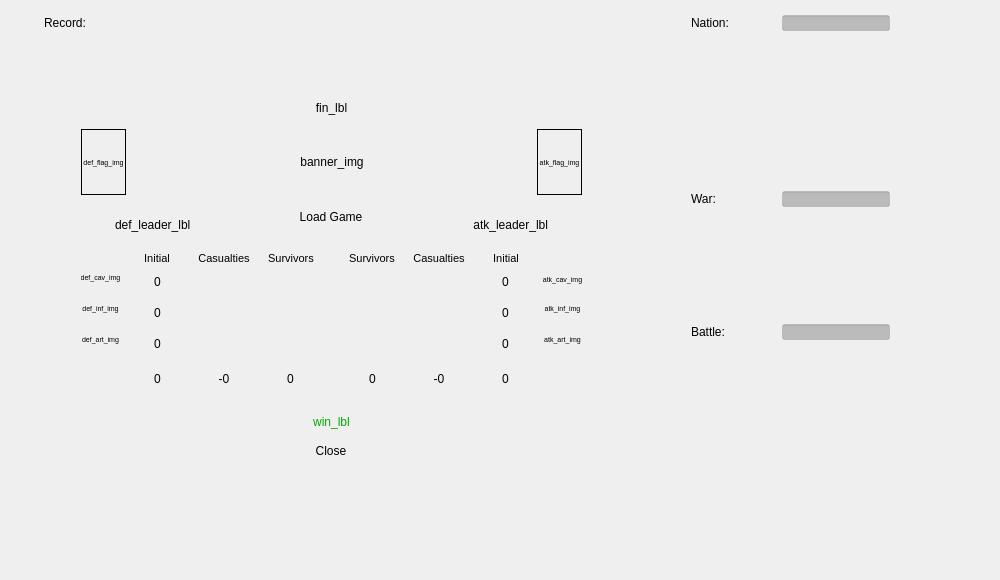
<?xml version="1.0" encoding="UTF-8"?>
<ui version="4.0">
 <class>MainWindow</class>
 <widget class="QMainWindow" name="MainWindow">
  <property name="geometry">
   <rect>
    <x>0</x>
    <y>0</y>
    <width>1000</width>
    <height>580</height>
   </rect>
  </property>
  <property name="windowTitle">
   <string>MainWindow</string>
  </property>
  <widget class="QWidget" name="centralwidget">
   <property name="sizePolicy">
    <sizepolicy hsizetype="Fixed" vsizetype="Fixed">
     <horstretch>0</horstretch>
     <verstretch>0</verstretch>
    </sizepolicy>
   </property>
   <widget class="QLabel" name="main_bg">
    <property name="geometry">
     <rect>
      <x>0</x>
      <y>0</y>
      <width>1000</width>
      <height>580</height>
     </rect>
    </property>
    <property name="sizePolicy">
     <sizepolicy hsizetype="Preferred" vsizetype="Preferred">
      <horstretch>0</horstretch>
      <verstretch>0</verstretch>
     </sizepolicy>
    </property>
    <property name="text">
     <string/>
    </property>
   </widget>
   <widget class="QWidget" name="finwidget" native="true">
    <property name="geometry">
     <rect>
      <x>60</x>
      <y>80</y>
      <width>544</width>
      <height>436</height>
     </rect>
    </property>
    <widget class="QLabel" name="fin_bg">
     <property name="geometry">
      <rect>
       <x>0</x>
       <y>0</y>
       <width>544</width>
       <height>436</height>
      </rect>
     </property>
     <property name="text">
      <string/>
     </property>
    </widget>
    <widget class="QLabel" name="fin_lbl">
     <property name="geometry">
      <rect>
       <x>21</x>
       <y>20</y>
       <width>501</width>
       <height>16</height>
      </rect>
     </property>
     <property name="acceptDrops">
      <bool>false</bool>
     </property>
     <property name="text">
      <string>fin_lbl</string>
     </property>
     <property name="alignment">
      <set>Qt::AlignCenter</set>
     </property>
    </widget>
    <widget class="QLabel" name="banner_img">
     <property name="geometry">
      <rect>
       <x>18</x>
       <y>46</y>
       <width>508</width>
       <height>72</height>
      </rect>
     </property>
     <property name="styleSheet">
      <string notr="true">color: rgb(0, 0, 0);</string>
     </property>
     <property name="text">
      <string>banner_img</string>
     </property>
     <property name="alignment">
      <set>Qt::AlignCenter</set>
     </property>
    </widget>
    <widget class="QLabel" name="def_flag_img">
     <property name="geometry">
      <rect>
       <x>21</x>
       <y>49</y>
       <width>45</width>
       <height>66</height>
      </rect>
     </property>
     <property name="font">
      <font>
       <pointsize>5</pointsize>
      </font>
     </property>
     <property name="styleSheet">
      <string notr="true">color: rgb(0, 0, 0);</string>
     </property>
     <property name="frameShape">
      <enum>QFrame::Box</enum>
     </property>
     <property name="text">
      <string>def_flag_img</string>
     </property>
     <property name="scaledContents">
      <bool>true</bool>
     </property>
     <property name="alignment">
      <set>Qt::AlignCenter</set>
     </property>
     <property name="wordWrap">
      <bool>false</bool>
     </property>
    </widget>
    <widget class="QLabel" name="atk_flag_img">
     <property name="geometry">
      <rect>
       <x>477</x>
       <y>49</y>
       <width>45</width>
       <height>66</height>
      </rect>
     </property>
     <property name="font">
      <font>
       <pointsize>5</pointsize>
      </font>
     </property>
     <property name="styleSheet">
      <string notr="true">color: rgb(0, 0, 0);</string>
     </property>
     <property name="frameShape">
      <enum>QFrame::Box</enum>
     </property>
     <property name="text">
      <string>atk_flag_img</string>
     </property>
     <property name="scaledContents">
      <bool>true</bool>
     </property>
     <property name="alignment">
      <set>Qt::AlignCenter</set>
     </property>
    </widget>
    <widget class="QLabel" name="def_leader_lbl">
     <property name="geometry">
      <rect>
       <x>55</x>
       <y>125</y>
       <width>134</width>
       <height>39</height>
      </rect>
     </property>
     <property name="styleSheet">
      <string notr="true">color: rgb(0, 0, 0);</string>
     </property>
     <property name="text">
      <string>def_leader_lbl</string>
     </property>
     <property name="alignment">
      <set>Qt::AlignLeading|Qt::AlignLeft|Qt::AlignVCenter</set>
     </property>
     <property name="wordWrap">
      <bool>true</bool>
     </property>
    </widget>
    <widget class="QLabel" name="atk_leader_lbl">
     <property name="geometry">
      <rect>
       <x>354</x>
       <y>125</y>
       <width>134</width>
       <height>39</height>
      </rect>
     </property>
     <property name="styleSheet">
      <string notr="true">color: rgb(0, 0, 0);</string>
     </property>
     <property name="text">
      <string>atk_leader_lbl</string>
     </property>
     <property name="alignment">
      <set>Qt::AlignRight|Qt::AlignTrailing|Qt::AlignVCenter</set>
     </property>
     <property name="wordWrap">
      <bool>true</bool>
     </property>
    </widget>
    <widget class="QLabel" name="win_lbl">
     <property name="geometry">
      <rect>
       <x>185</x>
       <y>331</y>
       <width>173</width>
       <height>22</height>
      </rect>
     </property>
     <property name="styleSheet">
      <string notr="true">color: rgb(0, 170, 0);</string>
     </property>
     <property name="text">
      <string>win_lbl</string>
     </property>
     <property name="alignment">
      <set>Qt::AlignCenter</set>
     </property>
    </widget>
    <widget class="QLabel" name="atk_survivors_lbl">
     <property name="geometry">
      <rect>
       <x>282</x>
       <y>174</y>
       <width>60</width>
       <height>8</height>
      </rect>
     </property>
     <property name="font">
      <font>
       <pointsize>8</pointsize>
      </font>
     </property>
     <property name="styleSheet">
      <string notr="true">color: rgb(0, 0, 0);</string>
     </property>
     <property name="text">
      <string>Survivors</string>
     </property>
     <property name="alignment">
      <set>Qt::AlignCenter</set>
     </property>
    </widget>
    <widget class="QLabel" name="atk_initial_lbl">
     <property name="geometry">
      <rect>
       <x>416</x>
       <y>174</y>
       <width>60</width>
       <height>8</height>
      </rect>
     </property>
     <property name="font">
      <font>
       <pointsize>8</pointsize>
      </font>
     </property>
     <property name="styleSheet">
      <string notr="true">color: rgb(0, 0, 0);</string>
     </property>
     <property name="text">
      <string>Initial</string>
     </property>
     <property name="alignment">
      <set>Qt::AlignCenter</set>
     </property>
    </widget>
    <widget class="QLabel" name="def_survivors_lbl">
     <property name="geometry">
      <rect>
       <x>201</x>
       <y>174</y>
       <width>60</width>
       <height>8</height>
      </rect>
     </property>
     <property name="font">
      <font>
       <pointsize>8</pointsize>
      </font>
     </property>
     <property name="styleSheet">
      <string notr="true">color: rgb(0, 0, 0);</string>
     </property>
     <property name="text">
      <string>Survivors</string>
     </property>
     <property name="alignment">
      <set>Qt::AlignCenter</set>
     </property>
    </widget>
    <widget class="QLabel" name="def_casualties_lbl">
     <property name="geometry">
      <rect>
       <x>134</x>
       <y>174</y>
       <width>60</width>
       <height>8</height>
      </rect>
     </property>
     <property name="font">
      <font>
       <pointsize>8</pointsize>
      </font>
     </property>
     <property name="styleSheet">
      <string notr="true">color: rgb(0, 0, 0);</string>
     </property>
     <property name="text">
      <string>Casualties</string>
     </property>
     <property name="alignment">
      <set>Qt::AlignCenter</set>
     </property>
    </widget>
    <widget class="QLabel" name="def_initial_lbl">
     <property name="geometry">
      <rect>
       <x>67</x>
       <y>174</y>
       <width>60</width>
       <height>8</height>
      </rect>
     </property>
     <property name="font">
      <font>
       <pointsize>8</pointsize>
      </font>
     </property>
     <property name="styleSheet">
      <string notr="true">color: rgb(0, 0, 0);</string>
     </property>
     <property name="text">
      <string>Initial</string>
     </property>
     <property name="alignment">
      <set>Qt::AlignCenter</set>
     </property>
    </widget>
    <widget class="QLabel" name="atk_casualties_lbl">
     <property name="geometry">
      <rect>
       <x>349</x>
       <y>174</y>
       <width>60</width>
       <height>8</height>
      </rect>
     </property>
     <property name="font">
      <font>
       <pointsize>8</pointsize>
      </font>
     </property>
     <property name="styleSheet">
      <string notr="true">color: rgb(0, 0, 0);</string>
     </property>
     <property name="text">
      <string>Casualties</string>
     </property>
     <property name="alignment">
      <set>Qt::AlignCenter</set>
     </property>
    </widget>
    <widget class="QWidget" name="def_units_lyt" native="true">
     <property name="geometry">
      <rect>
       <x>21</x>
       <y>185</y>
       <width>39</width>
       <height>131</height>
      </rect>
     </property>
     <widget class="QLabel" name="def_cav_img">
      <property name="geometry">
       <rect>
        <x>0</x>
        <y>-2</y>
        <width>39</width>
        <height>28</height>
       </rect>
      </property>
      <property name="font">
       <font>
        <pointsize>5</pointsize>
       </font>
      </property>
      <property name="styleSheet">
       <string notr="true">color: rgb(0, 0, 0);</string>
      </property>
      <property name="text">
       <string>def_cav_img</string>
      </property>
      <property name="alignment">
       <set>Qt::AlignCenter</set>
      </property>
     </widget>
     <widget class="QLabel" name="def_art_img">
      <property name="geometry">
       <rect>
        <x>0</x>
        <y>60</y>
        <width>39</width>
        <height>28</height>
       </rect>
      </property>
      <property name="font">
       <font>
        <pointsize>5</pointsize>
       </font>
      </property>
      <property name="styleSheet">
       <string notr="true">color: rgb(0, 0, 0);</string>
      </property>
      <property name="text">
       <string>def_art_img</string>
      </property>
      <property name="alignment">
       <set>Qt::AlignCenter</set>
      </property>
     </widget>
     <widget class="QLabel" name="def_inf_img">
      <property name="geometry">
       <rect>
        <x>0</x>
        <y>29</y>
        <width>39</width>
        <height>28</height>
       </rect>
      </property>
      <property name="font">
       <font>
        <pointsize>5</pointsize>
       </font>
      </property>
      <property name="styleSheet">
       <string notr="true">color: rgb(0, 0, 0);</string>
      </property>
      <property name="text">
       <string>def_inf_img</string>
      </property>
      <property name="alignment">
       <set>Qt::AlignCenter</set>
      </property>
     </widget>
    </widget>
    <widget class="QWidget" name="atk_units_lyt" native="true">
     <property name="geometry">
      <rect>
       <x>483</x>
       <y>185</y>
       <width>39</width>
       <height>131</height>
      </rect>
     </property>
     <widget class="QLabel" name="atk_inf_img">
      <property name="geometry">
       <rect>
        <x>0</x>
        <y>29</y>
        <width>39</width>
        <height>28</height>
       </rect>
      </property>
      <property name="font">
       <font>
        <pointsize>5</pointsize>
       </font>
      </property>
      <property name="styleSheet">
       <string notr="true">color: rgb(0, 0, 0);</string>
      </property>
      <property name="text">
       <string>atk_inf_img</string>
      </property>
      <property name="alignment">
       <set>Qt::AlignCenter</set>
      </property>
     </widget>
     <widget class="QLabel" name="atk_art_img">
      <property name="geometry">
       <rect>
        <x>0</x>
        <y>60</y>
        <width>39</width>
        <height>28</height>
       </rect>
      </property>
      <property name="font">
       <font>
        <pointsize>5</pointsize>
       </font>
      </property>
      <property name="styleSheet">
       <string notr="true">color: rgb(0, 0, 0);</string>
      </property>
      <property name="text">
       <string>atk_art_img</string>
      </property>
      <property name="alignment">
       <set>Qt::AlignCenter</set>
      </property>
     </widget>
     <widget class="QLabel" name="atk_cav_img">
      <property name="geometry">
       <rect>
        <x>0</x>
        <y>0</y>
        <width>39</width>
        <height>28</height>
       </rect>
      </property>
      <property name="font">
       <font>
        <pointsize>5</pointsize>
       </font>
      </property>
      <property name="styleSheet">
       <string notr="true">color: rgb(0, 0, 0);</string>
      </property>
      <property name="text">
       <string>atk_cav_img</string>
      </property>
      <property name="alignment">
       <set>Qt::AlignCenter</set>
      </property>
     </widget>
    </widget>
    <widget class="QWidget" name="layoutWidget">
     <property name="geometry">
      <rect>
       <x>67</x>
       <y>189</y>
       <width>194</width>
       <height>127</height>
      </rect>
     </property>
     <layout class="QGridLayout" name="def_fig_lyt" columnstretch="0,0,0">
      <item row="2" column="0">
       <widget class="QLabel" name="def_art_fig">
        <property name="styleSheet">
         <string notr="true">color: rgb(0, 0, 0);</string>
        </property>
        <property name="text">
         <string>0</string>
        </property>
        <property name="alignment">
         <set>Qt::AlignCenter</set>
        </property>
       </widget>
      </item>
      <item row="0" column="0">
       <widget class="QLabel" name="def_cav_fig">
        <property name="styleSheet">
         <string notr="true">color: rgb(0, 0, 0);</string>
        </property>
        <property name="text">
         <string>0</string>
        </property>
        <property name="alignment">
         <set>Qt::AlignCenter</set>
        </property>
       </widget>
      </item>
      <item row="3" column="2">
       <widget class="QLabel" name="def_survivors_fig">
        <property name="sizePolicy">
         <sizepolicy hsizetype="Preferred" vsizetype="Fixed">
          <horstretch>0</horstretch>
          <verstretch>0</verstretch>
         </sizepolicy>
        </property>
        <property name="minimumSize">
         <size>
          <width>0</width>
          <height>34</height>
         </size>
        </property>
        <property name="styleSheet">
         <string notr="true">color: rgb(0, 0, 0);</string>
        </property>
        <property name="text">
         <string>0</string>
        </property>
        <property name="alignment">
         <set>Qt::AlignCenter</set>
        </property>
       </widget>
      </item>
      <item row="1" column="0">
       <widget class="QLabel" name="def_inf_fig">
        <property name="styleSheet">
         <string notr="true">color: rgb(0, 0, 0);</string>
        </property>
        <property name="text">
         <string>0</string>
        </property>
        <property name="alignment">
         <set>Qt::AlignCenter</set>
        </property>
       </widget>
      </item>
      <item row="3" column="1">
       <widget class="QLabel" name="def_casualties_fig">
        <property name="sizePolicy">
         <sizepolicy hsizetype="Preferred" vsizetype="Fixed">
          <horstretch>0</horstretch>
          <verstretch>0</verstretch>
         </sizepolicy>
        </property>
        <property name="minimumSize">
         <size>
          <width>0</width>
          <height>34</height>
         </size>
        </property>
        <property name="styleSheet">
         <string notr="true">color: rgb(0, 0, 0);</string>
        </property>
        <property name="text">
         <string>-0</string>
        </property>
        <property name="alignment">
         <set>Qt::AlignCenter</set>
        </property>
       </widget>
      </item>
      <item row="3" column="0">
       <widget class="QLabel" name="def_initial_fig">
        <property name="sizePolicy">
         <sizepolicy hsizetype="Preferred" vsizetype="Fixed">
          <horstretch>0</horstretch>
          <verstretch>0</verstretch>
         </sizepolicy>
        </property>
        <property name="minimumSize">
         <size>
          <width>0</width>
          <height>34</height>
         </size>
        </property>
        <property name="styleSheet">
         <string notr="true">color: rgb(0, 0, 0);</string>
        </property>
        <property name="text">
         <string>0</string>
        </property>
        <property name="alignment">
         <set>Qt::AlignCenter</set>
        </property>
       </widget>
      </item>
     </layout>
    </widget>
    <widget class="QWidget" name="layoutWidget_2">
     <property name="geometry">
      <rect>
       <x>282</x>
       <y>189</y>
       <width>194</width>
       <height>127</height>
      </rect>
     </property>
     <layout class="QGridLayout" name="atk_fig_lyt" columnstretch="0,0,0">
      <item row="3" column="2">
       <widget class="QLabel" name="atk_art_fig">
        <property name="styleSheet">
         <string notr="true">color: rgb(0, 0, 0);</string>
        </property>
        <property name="text">
         <string>0</string>
        </property>
        <property name="alignment">
         <set>Qt::AlignCenter</set>
        </property>
       </widget>
      </item>
      <item row="1" column="2">
       <widget class="QLabel" name="atk_cav_fig">
        <property name="styleSheet">
         <string notr="true">color: rgb(0, 0, 0);</string>
        </property>
        <property name="text">
         <string>0</string>
        </property>
        <property name="alignment">
         <set>Qt::AlignCenter</set>
        </property>
       </widget>
      </item>
      <item row="2" column="2">
       <widget class="QLabel" name="atk_inf_fig">
        <property name="styleSheet">
         <string notr="true">color: rgb(0, 0, 0);</string>
        </property>
        <property name="text">
         <string>0</string>
        </property>
        <property name="alignment">
         <set>Qt::AlignCenter</set>
        </property>
       </widget>
      </item>
      <item row="4" column="2">
       <widget class="QLabel" name="atk_initial_fig">
        <property name="sizePolicy">
         <sizepolicy hsizetype="Preferred" vsizetype="Fixed">
          <horstretch>0</horstretch>
          <verstretch>0</verstretch>
         </sizepolicy>
        </property>
        <property name="minimumSize">
         <size>
          <width>0</width>
          <height>34</height>
         </size>
        </property>
        <property name="styleSheet">
         <string notr="true">color: rgb(0, 0, 0);</string>
        </property>
        <property name="text">
         <string>0</string>
        </property>
        <property name="alignment">
         <set>Qt::AlignCenter</set>
        </property>
       </widget>
      </item>
      <item row="4" column="1">
       <widget class="QLabel" name="atk_casualties_fig">
        <property name="sizePolicy">
         <sizepolicy hsizetype="Preferred" vsizetype="Fixed">
          <horstretch>0</horstretch>
          <verstretch>0</verstretch>
         </sizepolicy>
        </property>
        <property name="minimumSize">
         <size>
          <width>0</width>
          <height>34</height>
         </size>
        </property>
        <property name="styleSheet">
         <string notr="true">color: rgb(0, 0, 0);</string>
        </property>
        <property name="text">
         <string>-0</string>
        </property>
        <property name="alignment">
         <set>Qt::AlignCenter</set>
        </property>
       </widget>
      </item>
      <item row="4" column="0">
       <widget class="QLabel" name="atk_survivors_fig">
        <property name="sizePolicy">
         <sizepolicy hsizetype="Preferred" vsizetype="Fixed">
          <horstretch>0</horstretch>
          <verstretch>0</verstretch>
         </sizepolicy>
        </property>
        <property name="minimumSize">
         <size>
          <width>0</width>
          <height>34</height>
         </size>
        </property>
        <property name="styleSheet">
         <string notr="true">color: rgb(0, 0, 0);</string>
        </property>
        <property name="text">
         <string>0</string>
        </property>
        <property name="alignment">
         <set>Qt::AlignCenter</set>
        </property>
       </widget>
      </item>
     </layout>
    </widget>
    <zorder>fin_bg</zorder>
    <zorder>fin_lbl</zorder>
    <zorder>banner_img</zorder>
    <zorder>def_flag_img</zorder>
    <zorder>atk_flag_img</zorder>
    <zorder>def_leader_lbl</zorder>
    <zorder>atk_leader_lbl</zorder>
    <zorder>win_lbl</zorder>
    <zorder>def_survivors_lbl</zorder>
    <zorder>def_casualties_lbl</zorder>
    <zorder>def_initial_lbl</zorder>
    <zorder>atk_casualties_lbl</zorder>
    <zorder>atk_initial_lbl</zorder>
    <zorder>atk_survivors_lbl</zorder>
    <zorder>def_units_lyt</zorder>
    <zorder>atk_units_lyt</zorder>
    <zorder>layoutWidget</zorder>
    <zorder>layoutWidget_2</zorder>
   </widget>
   <widget class="QListWidget" name="war_list">
    <property name="geometry">
     <rect>
      <x>676</x>
      <y>211</y>
      <width>307</width>
      <height>98</height>
     </rect>
    </property>
    <property name="sizePolicy">
     <sizepolicy hsizetype="Preferred" vsizetype="Fixed">
      <horstretch>0</horstretch>
      <verstretch>0</verstretch>
     </sizepolicy>
    </property>
    <property name="minimumSize">
     <size>
      <width>0</width>
      <height>0</height>
     </size>
    </property>
    <property name="maximumSize">
     <size>
      <width>16777215</width>
      <height>16777215</height>
     </size>
    </property>
    <property name="styleSheet">
     <string notr="true">background-color: rgba(255, 255, 255, 0);
selection-background-color: rgba(255, 255, 255, 55);</string>
    </property>
    <property name="horizontalScrollBarPolicy">
     <enum>Qt::ScrollBarAlwaysOff</enum>
    </property>
    <property name="sortingEnabled">
     <bool>false</bool>
    </property>
   </widget>
   <widget class="QWidget" name="layoutWidget_3">
    <property name="geometry">
     <rect>
      <x>693</x>
      <y>510</y>
      <width>273</width>
      <height>40</height>
     </rect>
    </property>
    <layout class="QHBoxLayout" name="options_lyt">
     <property name="rightMargin">
      <number>0</number>
     </property>
     <property name="bottomMargin">
      <number>0</number>
     </property>
     <item>
      <widget class="QPushButton" name="fin_btn">
       <property name="sizePolicy">
        <sizepolicy hsizetype="Fixed" vsizetype="Fixed">
         <horstretch>0</horstretch>
         <verstretch>0</verstretch>
        </sizepolicy>
       </property>
       <property name="minimumSize">
        <size>
         <width>24</width>
         <height>24</height>
        </size>
       </property>
       <property name="maximumSize">
        <size>
         <width>16777215</width>
         <height>16777215</height>
        </size>
       </property>
       <property name="text">
        <string/>
       </property>
       <property name="iconSize">
        <size>
         <width>24</width>
         <height>24</height>
        </size>
       </property>
       <property name="flat">
        <bool>true</bool>
       </property>
      </widget>
     </item>
     <item>
      <widget class="QPushButton" name="stats_btn">
       <property name="sizePolicy">
        <sizepolicy hsizetype="Fixed" vsizetype="Fixed">
         <horstretch>0</horstretch>
         <verstretch>0</verstretch>
        </sizepolicy>
       </property>
       <property name="minimumSize">
        <size>
         <width>24</width>
         <height>24</height>
        </size>
       </property>
       <property name="maximumSize">
        <size>
         <width>16777215</width>
         <height>16777215</height>
        </size>
       </property>
       <property name="text">
        <string/>
       </property>
       <property name="iconSize">
        <size>
         <width>24</width>
         <height>24</height>
        </size>
       </property>
       <property name="flat">
        <bool>true</bool>
       </property>
      </widget>
     </item>
     <item>
      <widget class="QPushButton" name="load_btn">
       <property name="sizePolicy">
        <sizepolicy hsizetype="Fixed" vsizetype="Fixed">
         <horstretch>0</horstretch>
         <verstretch>0</verstretch>
        </sizepolicy>
       </property>
       <property name="minimumSize">
        <size>
         <width>32</width>
         <height>32</height>
        </size>
       </property>
       <property name="maximumSize">
        <size>
         <width>16777215</width>
         <height>16777215</height>
        </size>
       </property>
       <property name="text">
        <string/>
       </property>
       <property name="iconSize">
        <size>
         <width>32</width>
         <height>32</height>
        </size>
       </property>
       <property name="flat">
        <bool>true</bool>
       </property>
      </widget>
     </item>
     <item>
      <widget class="QPushButton" name="settings_btn">
       <property name="sizePolicy">
        <sizepolicy hsizetype="Fixed" vsizetype="Fixed">
         <horstretch>0</horstretch>
         <verstretch>0</verstretch>
        </sizepolicy>
       </property>
       <property name="minimumSize">
        <size>
         <width>32</width>
         <height>32</height>
        </size>
       </property>
       <property name="maximumSize">
        <size>
         <width>16777215</width>
         <height>16777215</height>
        </size>
       </property>
       <property name="text">
        <string/>
       </property>
       <property name="iconSize">
        <size>
         <width>32</width>
         <height>32</height>
        </size>
       </property>
       <property name="flat">
        <bool>true</bool>
       </property>
      </widget>
     </item>
    </layout>
   </widget>
   <widget class="QListWidget" name="battle_list">
    <property name="geometry">
     <rect>
      <x>676</x>
      <y>344</y>
      <width>307</width>
      <height>141</height>
     </rect>
    </property>
    <property name="sizePolicy">
     <sizepolicy hsizetype="Preferred" vsizetype="Fixed">
      <horstretch>0</horstretch>
      <verstretch>0</verstretch>
     </sizepolicy>
    </property>
    <property name="minimumSize">
     <size>
      <width>0</width>
      <height>0</height>
     </size>
    </property>
    <property name="maximumSize">
     <size>
      <width>16777215</width>
      <height>16777215</height>
     </size>
    </property>
    <property name="styleSheet">
     <string notr="true">background-color: rgba(255, 255, 255, 0);
selection-background-color: rgba(255, 255, 255, 55);</string>
    </property>
    <property name="horizontalScrollBarPolicy">
     <enum>Qt::ScrollBarAlwaysOff</enum>
    </property>
   </widget>
   <widget class="QListWidget" name="tag_list">
    <property name="geometry">
     <rect>
      <x>676</x>
      <y>35</y>
      <width>307</width>
      <height>141</height>
     </rect>
    </property>
    <property name="sizePolicy">
     <sizepolicy hsizetype="Preferred" vsizetype="Fixed">
      <horstretch>0</horstretch>
      <verstretch>0</verstretch>
     </sizepolicy>
    </property>
    <property name="minimumSize">
     <size>
      <width>0</width>
      <height>0</height>
     </size>
    </property>
    <property name="maximumSize">
     <size>
      <width>16777215</width>
      <height>16777215</height>
     </size>
    </property>
    <property name="styleSheet">
     <string notr="true">background-color: rgba(255, 255, 255, 0);
selection-background-color: rgba(255, 255, 255, 55);</string>
    </property>
    <property name="horizontalScrollBarPolicy">
     <enum>Qt::ScrollBarAlwaysOff</enum>
    </property>
    <property name="sortingEnabled">
     <bool>true</bool>
    </property>
   </widget>
   <widget class="QLabel" name="record_lbl">
    <property name="geometry">
     <rect>
      <x>44</x>
      <y>15</y>
      <width>229</width>
      <height>16</height>
     </rect>
    </property>
    <property name="sizePolicy">
     <sizepolicy hsizetype="Preferred" vsizetype="Maximum">
      <horstretch>0</horstretch>
      <verstretch>0</verstretch>
     </sizepolicy>
    </property>
    <property name="maximumSize">
     <size>
      <width>16777215</width>
      <height>41</height>
     </size>
    </property>
    <property name="styleSheet">
     <string notr="true">color: rgb(0, 0, 0);</string>
    </property>
    <property name="text">
     <string>Record:</string>
    </property>
    <property name="margin">
     <number>0</number>
    </property>
   </widget>
   <widget class="QLineEdit" name="tag_edit">
    <property name="geometry">
     <rect>
      <x>782</x>
      <y>15</y>
      <width>108</width>
      <height>16</height>
     </rect>
    </property>
    <property name="sizePolicy">
     <sizepolicy hsizetype="Preferred" vsizetype="Preferred">
      <horstretch>0</horstretch>
      <verstretch>0</verstretch>
     </sizepolicy>
    </property>
    <property name="maximumSize">
     <size>
      <width>16777215</width>
      <height>16777215</height>
     </size>
    </property>
    <property name="styleSheet">
     <string notr="true">background-color: rgba(0, 0, 0, 55);</string>
    </property>
   </widget>
   <widget class="QLabel" name="war_lbl">
    <property name="geometry">
     <rect>
      <x>691</x>
      <y>191</y>
      <width>83</width>
      <height>16</height>
     </rect>
    </property>
    <property name="sizePolicy">
     <sizepolicy hsizetype="Preferred" vsizetype="Preferred">
      <horstretch>0</horstretch>
      <verstretch>0</verstretch>
     </sizepolicy>
    </property>
    <property name="maximumSize">
     <size>
      <width>16777215</width>
      <height>16777215</height>
     </size>
    </property>
    <property name="styleSheet">
     <string notr="true">color: rgb(0, 0, 0);</string>
    </property>
    <property name="text">
     <string>War:</string>
    </property>
   </widget>
   <widget class="QLineEdit" name="war_edit">
    <property name="geometry">
     <rect>
      <x>782</x>
      <y>191</y>
      <width>108</width>
      <height>16</height>
     </rect>
    </property>
    <property name="sizePolicy">
     <sizepolicy hsizetype="Preferred" vsizetype="Preferred">
      <horstretch>0</horstretch>
      <verstretch>0</verstretch>
     </sizepolicy>
    </property>
    <property name="maximumSize">
     <size>
      <width>16777215</width>
      <height>16777215</height>
     </size>
    </property>
    <property name="styleSheet">
     <string notr="true">background-color: rgba(0, 0, 0, 55);</string>
    </property>
   </widget>
   <widget class="QLineEdit" name="battle_edit">
    <property name="geometry">
     <rect>
      <x>782</x>
      <y>324</y>
      <width>108</width>
      <height>16</height>
     </rect>
    </property>
    <property name="sizePolicy">
     <sizepolicy hsizetype="Preferred" vsizetype="Preferred">
      <horstretch>0</horstretch>
      <verstretch>0</verstretch>
     </sizepolicy>
    </property>
    <property name="maximumSize">
     <size>
      <width>16777215</width>
      <height>16777215</height>
     </size>
    </property>
    <property name="styleSheet">
     <string notr="true">background-color: rgba(0, 0, 0, 55);</string>
    </property>
   </widget>
   <widget class="QLabel" name="tag_lbl">
    <property name="geometry">
     <rect>
      <x>691</x>
      <y>15</y>
      <width>83</width>
      <height>16</height>
     </rect>
    </property>
    <property name="sizePolicy">
     <sizepolicy hsizetype="Preferred" vsizetype="Preferred">
      <horstretch>0</horstretch>
      <verstretch>0</verstretch>
     </sizepolicy>
    </property>
    <property name="maximumSize">
     <size>
      <width>16777215</width>
      <height>16777215</height>
     </size>
    </property>
    <property name="styleSheet">
     <string notr="true">color: rgb(0, 0, 0);</string>
    </property>
    <property name="text">
     <string>Nation:</string>
    </property>
   </widget>
   <widget class="QLabel" name="battle_lbl">
    <property name="geometry">
     <rect>
      <x>691</x>
      <y>324</y>
      <width>83</width>
      <height>16</height>
     </rect>
    </property>
    <property name="sizePolicy">
     <sizepolicy hsizetype="Preferred" vsizetype="Preferred">
      <horstretch>0</horstretch>
      <verstretch>0</verstretch>
     </sizepolicy>
    </property>
    <property name="maximumSize">
     <size>
      <width>16777215</width>
      <height>16777215</height>
     </size>
    </property>
    <property name="styleSheet">
     <string notr="true">color: rgb(0, 0, 0);</string>
    </property>
    <property name="text">
     <string>Battle:</string>
    </property>
   </widget>
   <widget class="QWidget" name="settingswidget" native="true">
    <property name="geometry">
     <rect>
      <x>155</x>
      <y>80</y>
      <width>352</width>
      <height>432</height>
     </rect>
    </property>
    <widget class="QLabel" name="settings_bg">
     <property name="geometry">
      <rect>
       <x>0</x>
       <y>0</y>
       <width>352</width>
       <height>432</height>
      </rect>
     </property>
     <property name="text">
      <string/>
     </property>
    </widget>
    <widget class="QPushButton" name="close_btn">
     <property name="geometry">
      <rect>
       <x>96</x>
       <y>360</y>
       <width>160</width>
       <height>21</height>
      </rect>
     </property>
     <property name="styleSheet">
      <string notr="true">color: rgb(0, 0, 0);</string>
     </property>
     <property name="text">
      <string>Close</string>
     </property>
     <property name="flat">
      <bool>true</bool>
     </property>
    </widget>
    <widget class="QLabel" name="close_btn_img">
     <property name="geometry">
      <rect>
       <x>96</x>
       <y>360</y>
       <width>160</width>
       <height>24</height>
      </rect>
     </property>
     <property name="text">
      <string/>
     </property>
    </widget>
    <widget class="QPushButton" name="load_folder_btn">
     <property name="geometry">
      <rect>
       <x>76</x>
       <y>120</y>
       <width>200</width>
       <height>33</height>
      </rect>
     </property>
     <property name="styleSheet">
      <string notr="true">color: rgb(0, 0, 0);</string>
     </property>
     <property name="text">
      <string>Load Game</string>
     </property>
     <property name="flat">
      <bool>true</bool>
     </property>
    </widget>
    <widget class="QLabel" name="load_folder_btn_img">
     <property name="geometry">
      <rect>
       <x>76</x>
       <y>120</y>
       <width>200</width>
       <height>36</height>
      </rect>
     </property>
     <property name="text">
      <string/>
     </property>
    </widget>
    <zorder>settings_bg</zorder>
    <zorder>close_btn_img</zorder>
    <zorder>close_btn</zorder>
    <zorder>load_folder_btn_img</zorder>
    <zorder>load_folder_btn</zorder>
   </widget>
   <widget class="QWidget" name="statswidget" native="true">
    <property name="geometry">
     <rect>
      <x>83</x>
      <y>40</y>
      <width>495</width>
      <height>525</height>
     </rect>
    </property>
    <widget class="QLabel" name="stats_bg">
     <property name="geometry">
      <rect>
       <x>0</x>
       <y>0</y>
       <width>495</width>
       <height>525</height>
      </rect>
     </property>
     <property name="text">
      <string/>
     </property>
     <property name="scaledContents">
      <bool>true</bool>
     </property>
    </widget>
   </widget>
  </widget>
 </widget>
 <resources>
  <include location="../background.qrc"/>
  <include location="../background.qrc"/>
  <include location="../background.qrc"/>
 </resources>
 <connections/>
</ui>
